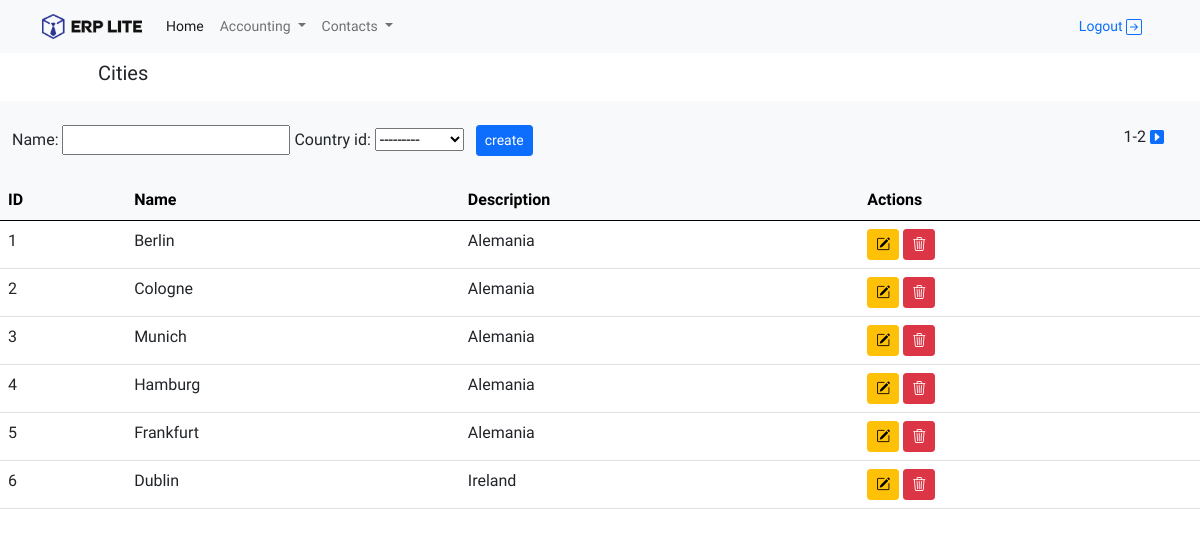
The page /contacts/cities/ (signed in) on the database its author committed.
### contacts/models.py (models this page shows, shortened)
class Countries(models.Model):
    name = models.CharField(max_length=220)
    code = models.CharField(max_length=5)
    def __str__(self):
        return self.name

class Cities(models.Model):
    name = models.CharField(max_length=220)
    country_id = models.ForeignKey(Countries, on_delete=models.CASCADE)

### contacts/views.py (the view)
# urls.py: path('cities/', home_cities, name='cities'),
@login_required(login_url='login')
def home_cities(request):
    form = FormCities()
    if request.method == 'POST':
        form = FormCities(request.POST)
        if form.is_valid():
            form.save()
        return redirect('contacts:cities')
    cities_list = Cities.objects.all()
    paginator = Paginator(Cities.objects.all(), 6)
    page_number = request.GET.get('page')
    page_city = paginator.get_page(page_number)
    context = {
        'form': form,
        'cities_list': cities_list,
        'page_city': page_city,
    }
    return render(request, 'cities.html', context)

### contacts/forms.py
class FormCities(ModelForm):
    class Meta:
        model = Cities
        fields = '__all__'

### contacts/templates/cities.html (shortened to what this page needs)
{% extends 'home/home.html' %}
{% block Title %}
    Cities
{% endblock %}
{% block content %}
    <div class="row py-4">
        <div class="d-flex justify-content-between">
            <form method="POST" action="">
                {{ form }}
                {% if page_name %}
                    <input type="submit" value="update" class="ms-2 btn btn-warning btn-sm">
                    <a href="{% url 'contacts:cities' %}" class="btn btn-secondary btn-sm">cancel</a>
                {% else %}
                    <input type="submit" value="create" class="ms-2 btn btn-primary btn-sm">
                {% endif %}
            </form>
            <div class="px-4">
                {{ page_city.number }}-{{ page_city.paginator.num_pages }}
                {% if page_city.has_next %}
                    <a href="?page={{ page_city.next_page_number }}"><i class="bi bi-caret-right-square-fill"></i></a>
                {% endif %}
            </div>
        </div>
    </div>
    <div class="row bg-white">
        <table class="table">
            <thead class="table-light">
            <tr>
                <th>ID</th>
                <th>Name</th>
                <th>Description</th>
                <th>Actions</th>
            </tr>
            </thead>
            <tbody>
            {% if page_city %}
                {% for city in page_city %}
                    <tr>
                        <td>{{ city.id }}</td>
                        <td>{{ city.name }}</td>
                        <td>{{ city.country_id.name}}</td>
                        <td><a href="{% url 'contacts:update-cities' city.pk %}" class="btn btn-warning btn-sm"><i
                                class="bi bi-pencil-square"></i></a>
                            <a href="{% url 'contacts:delete-cities' city.pk %}" class="btn btn-danger btn-sm"><i
                                    class="bi bi-trash3"></i></a></td>
                    </tr>
                {% endfor %}
            {% else %}
                <tr>
                    <td>
                        No found data.
                    </td>
                </tr>
            {% endif %}
            </tbody>
        </table>
    </div>
{% endblock %}

### static/main.css (style rules this page uses)
html { margin: 0; padding: 0; box-sizing: border-box; }
body { font-family: 'Quicksand', sans-serif; }
a { font-size: 14px!important; }

### rows shown on the page
Cities: id "1", name "Berlin", country_id.name "Alemania"
Cities: id "2", name "Cologne", country_id.name "Alemania"
Cities: id "3", name "Munich", country_id.name "Alemania"
Cities: id "4", name "Hamburg", country_id.name "Alemania"
Cities: id "5", name "Frankfurt", country_id.name "Alemania"
Cities: id "6", name "Dublin", country_id.name "Ireland"

### other values the page prints
{{ page_city.number }} "1"
{{ page_city.paginator.num_pages }} "2"
